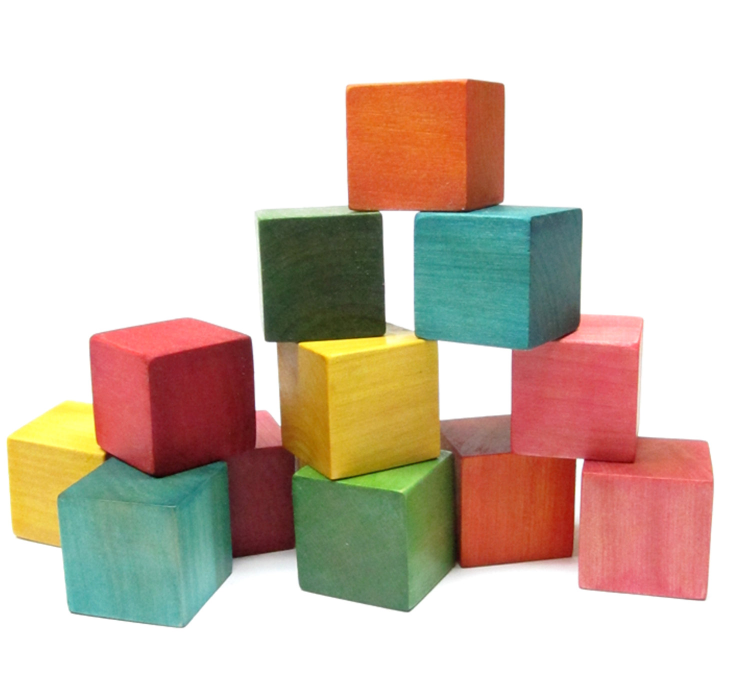
#> input picture opencv-python/blocks.jpg, 1500 x 1387 px (shown at 1/2 size)
$ python tut32-2_harris_corners.py
#> lines starting #> are read from the running program, lines starting #| are printed output that depends on the picture
# http://docs.opencv.org/3.0-beta/doc/py_tutorials/py_feature2d/py_features_harris/py_features_harris.html
# Harris corner detection

'''
cv2.cornerHarris()

params(img, blocksize, ksize, k)
img - Input image, it should be grayscale and float32 type.
blockSize - It is the size of neighbourhood considered for corner detection
ksize - Aperture parameter of Sobel derivative used.
k - Harris detector free parameter in the equation.

cv2.cornerSubPix()
'''

import cv2
import numpy as np

def nothing(x):
	pass

def changeBlock(x):
	print('new block size: ',blockSize)

def changeKsize(x):
	print('new k size: ',kSize)

def changeK(x):
	print('new k: ',k)

img = cv2.imread('blocks.jpg')
#> img is the input picture: shape (1387, 1500, 3); mean B, G, R 185, 197.8, 212.4
height, width = img.shape[:2]
#> height = 1387; width = 1500
img = cv2.resize(img, (int(width/2), int(height/2)), cv2.INTER_CUBIC)
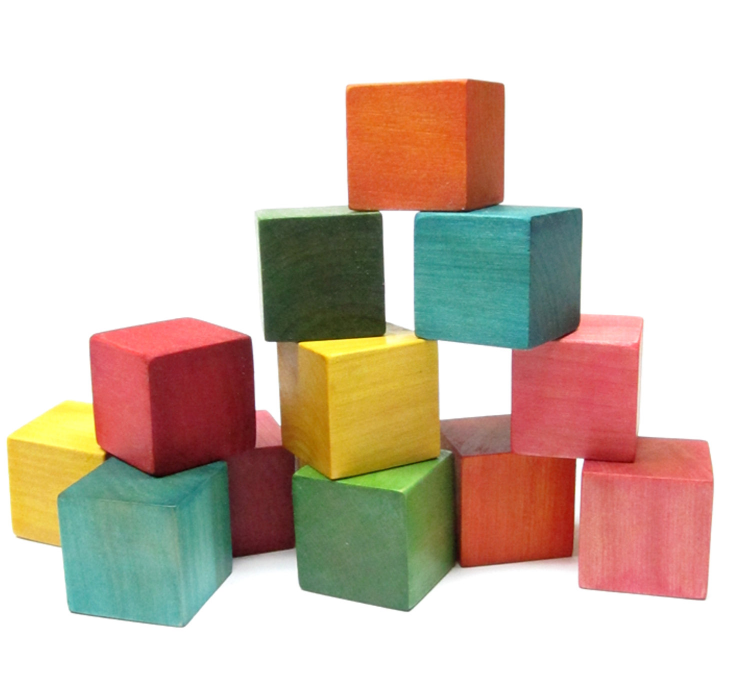
#> img: shape (693, 750, 3); mean B, G, R 185, 197.8, 212.4

gray = cv2.cvtColor(img,cv2.COLOR_BGR2GRAY)
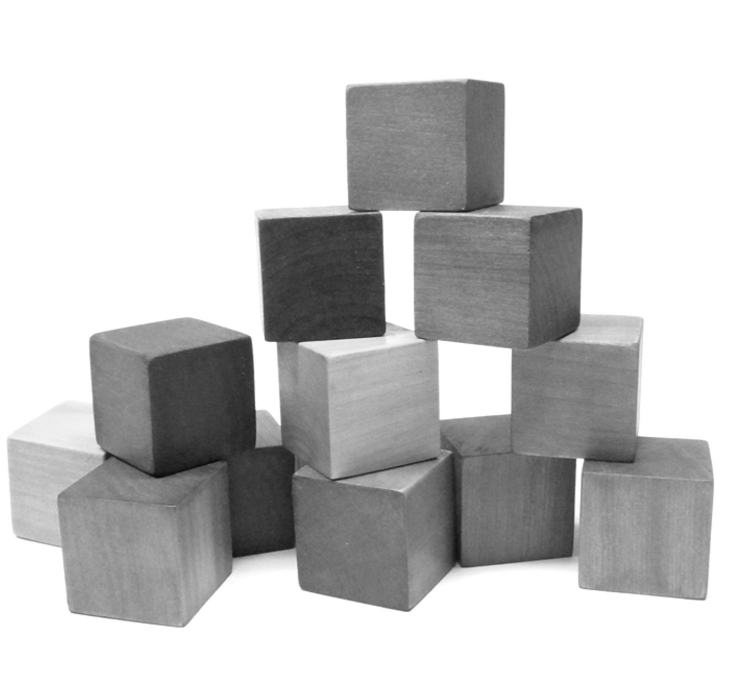
#> gray: shape (693, 750); min 6, max 255, mean 200.7
gray = np.float32(gray)

cv2.namedWindow('myArea')

# create 3 trackbars
cv2.createTrackbar('block size', 'myArea', 1,25, changeBlock)
cv2.createTrackbar('k size', 'myArea', 1,25, changeKsize)
cv2.createTrackbar('k parameter', 'myArea', 1,10, changeK)
oldk = 0
while True:

	blockSize = cv2.getTrackbarPos('block size','myArea')
	blockSize = max([blockSize, 1])
	kSize = cv2.getTrackbarPos('ksize','myArea')
	kSize = max([kSize,1])
	k = cv2.getTrackbarPos('k parameter','myArea')

	dst = cv2.cornerHarris(gray,blockSize,kSize,k/100)
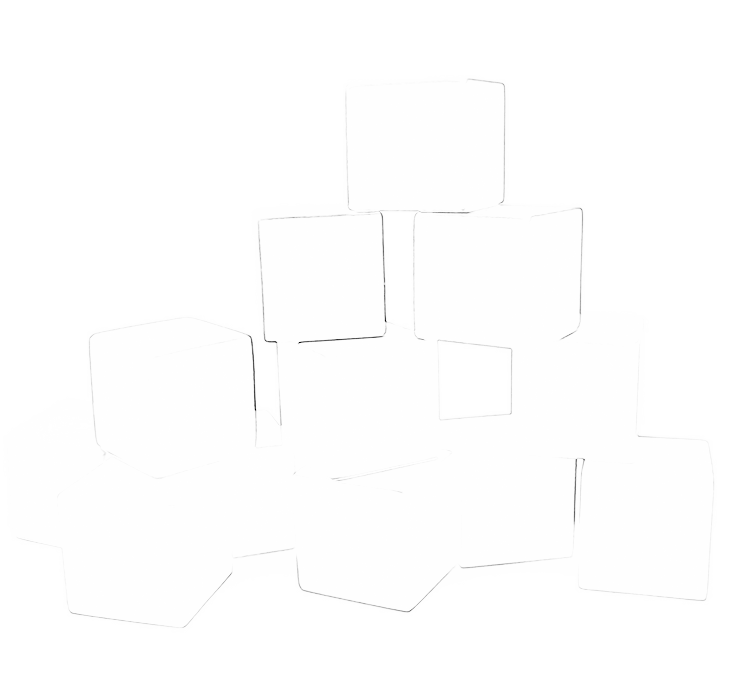
#> dst: shape (693, 750) float32; min -12874461, max 0, mean -18311.6; drawn with min black and max white

	#result is dilated for marking the corners, not important
	dst = cv2.dilate(dst,None)

	# Threshold for an optimal value, it may vary depending on the image.

	display = img.copy() # don't change original
	display[dst>0.01*dst.max()]=[0,0,255]

	cv2.imshow('myArea',display)
	k = cv2.waitKey(1) & 0xFF
#> (key Esc is pressed here)
	if k == 27:
		break
